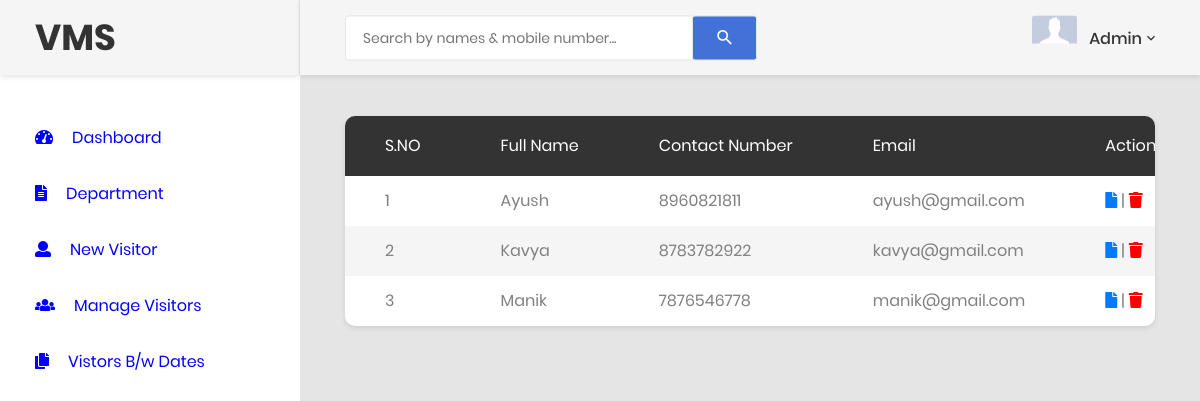
Screenshot of /manage-newvisitors.php (signed in) with the database file from the repository.
### tables this page shows
CREATE TABLE `tblvisitor` (
  `ID` int(5) NOT NULL,
  `FullName` varchar(120) DEFAULT NULL,
  `Email` varchar(120) DEFAULT NULL,
  `MobileNumber` bigint(11) DEFAULT NULL,
  `Address` varchar(250) DEFAULT NULL,
  `WhomtoMeet` varchar(120) DEFAULT NULL,
  `Deptartment` varchar(120) DEFAULT NULL,
  `ReasontoMeet` varchar(120) DEFAULT NULL,
  `EnterDate` timestamp NULL DEFAULT current_timestamp(),
  `remark` varchar(255) DEFAULT NULL,
  `outtime` timestamp NULL DEFAULT NULL ON UPDATE current_timestamp()
);

### manage-newvisitors.php (the view, shortened to what this page needs)
<?php
include('includes/dbconnection.php');
if (strlen($_SESSION['cvmsaid']==0)) {
  header('location:logout.php');
  } else{
  ?>
<!DOCTYPE html>
<html lang="en">
<head>
    <link href="css/font-face.css" rel="stylesheet" media="all">
    <link href="vendor/font-awesome-4.7/css/font-awesome.min.css" rel="stylesheet" media="all">
    <link href="vendor/font-awesome-5/css/fontawesome-all.min.css" rel="stylesheet" media="all">
    <link href="vendor/mdi-font/css/material-design-iconic-font.min.css" rel="stylesheet" media="all">
    <link href="vendor/bootstrap-4.1/bootstrap.min.css" rel="stylesheet" media="all">
    <link href="vendor/animsition/animsition.min.css" rel="stylesheet" media="all">
    <link href="vendor/bootstrap-progressbar/bootstrap-progressbar-3.3.4.min.css" rel="stylesheet" media="all">
    <link href="vendor/wow/animate.css" rel="stylesheet" media="all">
    <link href="vendor/css-hamburgers/hamburgers.min.css" rel="stylesheet" media="all">
    <link href="vendor/slick/slick.css" rel="stylesheet" media="all">
    <link href="vendor/select2/select2.min.css" rel="stylesheet" media="all">
    <link href="vendor/perfect-scrollbar/perfect-scrollbar.css" rel="stylesheet" media="all">
    <link href="css/theme.css" rel="stylesheet" media="all">
</head>
<body class="animsition">
    <div class="page-wrapper">
      <?php include_once('includes/sidebar.php');?>
        <div class="page-container">
            <?php include_once('includes/header.php');?>
            <div class="main-content">
                <div class="section__content section__content--p30">
                    <div class="container-fluid">
                        <div class="row">
                            <div class="col-lg-12">
                                <div class="table-responsive table--no-card m-b-30">
                                    <table class="table table-borderless table-striped table-earning">
                                         <thead>
                                        <tr>
                                            <tr>
                  <th>S.NO</th>
                  <th>Full Name</th>
              <th>Contact Number</th>
              <th>Email</th>
                   <th>Action</th>
                </tr>
                                        </tr>
                                        </thead>
                                       <?php
$ret=mysqli_query($con,"select *from tblvisitor");
$cnt=1;
while ($row=mysqli_fetch_array($ret)) {
?>
                <tr>
                  <td><?php echo $cnt;?></td>
                  <td><?php  echo $row['FullName'];?></td>
                  <td><?php  echo $row['MobileNumber'];?></td>
                <td><?php  echo $row['Email'];?></td>
                  <td><a href="visitor-detail.php?editid=<?php echo $row['ID'];?>" title="View Full Details"><i class="fa fa-file fa-1x"></i></a> |
<a href="manage-newvisitors.php?vid=<?php echo $row['ID'];?>" onclick="return confirm('Do you really want to Delete ?');" title="Delete the record"><i class="fa fa-trash fa-1x" style="color:red;"></i></a>
                  </td>
                </tr>
                <?php
$cnt=$cnt+1;
}?>
                                    </table>
                                </div>
                            </div>
                        </div>
<?php include_once('includes/footer.php');?>
          </div>
                </div>
            </div>
        </div>
    </div>
</body>
</html>
<?php }  ?>

### includes/header.php (shortened to what this page needs)
<header class="header-desktop">
                <div class="section__content section__content--p30">
                    <div class="container-fluid">
                        <div class="header-wrap">
                            <form class="form-header" name="search" action="search-visitor.php" method="post">
                                <input class="au-input au-input--xl" type="text" name="searchdata" id="searchdata" placeholder="Search by names &amp; mobile number..." />
                                <button class="au-btn--submit" type="submit" name="search">
                                    <i class="zmdi zmdi-search"></i>
                                </button>
                            </form>
                            <div class="header-button">
                                 <?php
$adminid=$_SESSION['cvmsaid'];
$ret=mysqli_query($con,"select AdminName from tbladmin where ID='$adminid'");
$row=mysqli_fetch_array($ret);
$name=$row['AdminName'];
?>
                                <div class="account-wrap">
                                    <div class="account-item clearfix js-item-menu">
                                        <div class="image">
                                            <img src="images/icon/profile.jpg" alt="Image not found" />
                                        </div>
                                        <div class="content">
                                            <a class="js-acc-btn" href="#"><?php echo $name; ?></a>
                                        </div>
                                    </div>
                                </div>
                            </div>
                        </div>
                    </div>
                </div>
            </header>

### rows the page displays
tblvisitor: FullName "Ayush", MobileNumber "8960821811", Email "ayush@gmail.com"
tblvisitor: FullName "Kavya", MobileNumber "8783782922", Email "kavya@gmail.com"
tblvisitor: FullName "Manik", MobileNumber "7876546778", Email "manik@gmail.com"

### other values shown
$name "Admin"
